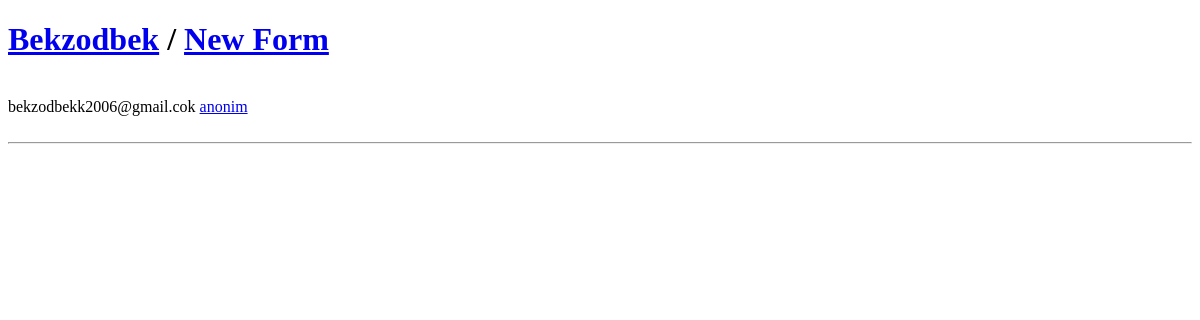
Page /notifications/ (signed in) on the earlier database version.
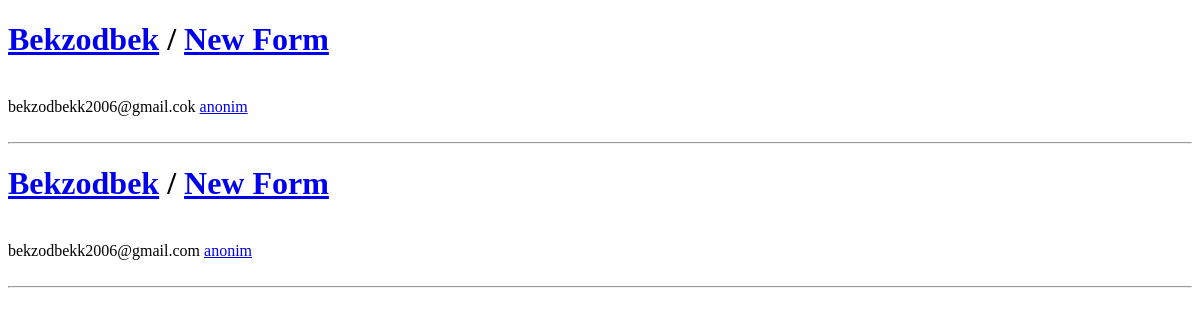
Same page on the later database version.
### forms/models.py (models this page shows, shortened)
class FormRequest(models.Model):
    form = models.ForeignKey(Form, on_delete=models.CASCADE, related_name="form_requests")
    user = models.ForeignKey(CustomUser, on_delete=models.CASCADE, null=True, blank=True, related_name='user_request')
    is_public = models.BooleanField(default=False)
    as_anonim = models.BooleanField(default=False)
    view = models.BooleanField(default=False)
    full_name = models.CharField(max_length=32)
    email = models.EmailField()

class Form(models.Model):
    title = models.CharField(max_length=50)
    slug = models.SlugField(unique=True)
    author = models.ForeignKey(CustomUser, on_delete=models.CASCADE, related_name='form')
    is_public = models.BooleanField(default=True)
    created_on = models.DateTimeField(("created on"), default=timezone.now)
    message = models.TextField(max_length=300)
    anonim_requests = models.BooleanField(default=False)

class CustomUser(AbstractUser):
    is_organiser = models.BooleanField(default=False)
    is_agent = models.BooleanField(default=False)

### forms/views.py (the view)
# urls.py: path('notifications/', NotificationsView, name='notifications'),
@login_required(login_url='base:login')
def NotificationsView(request):
    new_requests = FormRequest.objects.filter(view=False)
    context = {
        "new_requests":new_requests,
    }
    return render(request, 'pages/notifications.html', context)

### templates/pages/notifications.html (shortened to what this page needs)
<!DOCTYPE html>
<html lang="en">
<head>
</head>
<body>
    {% for x in new_requests %}
    {% if x.form.author.username == request.user.username %}
    <div id="requests">
        <h1><a href="{% url 'base:single_request' x.form.slug x.id %}">{{ x.full_name }}</a> / <a
                href="{% url 'base:single' x.form.slug %}">{{ x.form.title }}</a></h1>
        <br>
        {{ x.email }}
        <a href="{% url 'base:profile' x.user.username %}">{{ x.user.username }}</a>
        <br>
        <br>
        <hr>
    </div>
    {% endif %}
    {% endfor %}
</body>
</html>

Differences in the rows shown:
added FormRequest: full_name "Bekzodbek", form "New Form", email "bekzodbekk2006@gmail.com", user.username "anonim"
